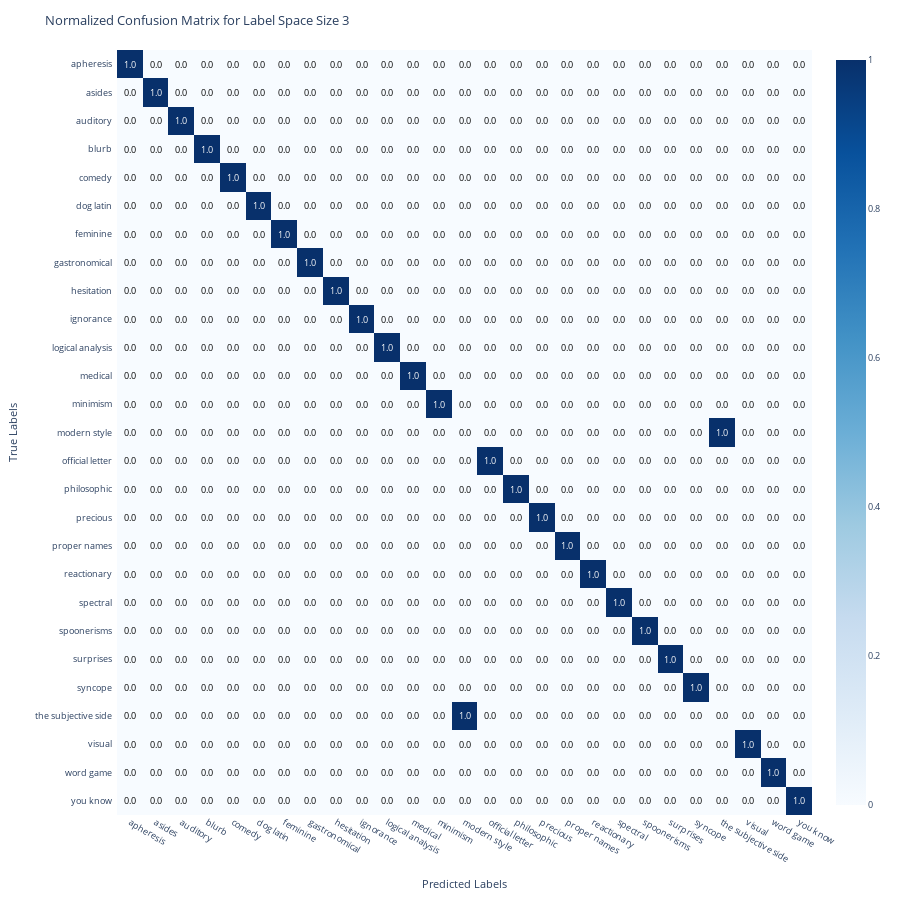

The code cell stored with this chart in its notebook:
### Code cell
import numpy as np
import plotly.figure_factory as ff
from sklearn.metrics import confusion_matrix, precision_recall_fscore_support
from sklearn.preprocessing import normalize

# maximum label space size in df_combined
#max_label_space_size = combined_df_multi_story['Label Space Size'].max()

# we can also set this manually! (for large label spaces, it might be better to set this manually)
max_label_space_size = 3
df_filtered = combined_df_multi_story[combined_df_multi_story['Label Space Size'] == max_label_space_size]

# generate confusion matrix
labels = sorted(df_filtered['True Label'].unique())
cm = confusion_matrix(df_filtered['True Label'], df_filtered['Predicted Label'], labels=labels)

# normalize the confusion matrix
cm_normalized = normalize(cm, norm='l1', axis=1)  # normalize by rows (true labels)

# calculate precision and recall
precision, recall, _, _ = precision_recall_fscore_support(df_filtered['True Label'], df_filtered['Predicted Label'], labels=labels)

# we fill the tooltip
hover_text = [
    [
        f"Correct story label: {labels[i]}<br>"
        f"Recognized as '{labels[j]}'<br>"
        f"Count: {cm[i, j]} times out of {np.sum(cm[i, :])}<br>"
        f"Ratio: {cm_normalized[i, j]:.2f}<br>"
        for j in range(len(labels))
    ]
    for i in range(len(labels))
]

# plot
fig = ff.create_annotated_heatmap(
    z=cm_normalized,
    x=labels,
    y=labels,
    annotation_text=np.round(cm_normalized, 2).astype(str),
    colorscale='Blues',
    showscale=True
)
fig.update_layout(
    title=f'Normalized Confusion Matrix for Label Space Size {max_label_space_size}',
    xaxis_title='Predicted Labels',
    yaxis_title='True Labels',
    xaxis={'side': 'bottom'},
    yaxis=dict(autorange='reversed'),
    width=900,
    height=900,
    font=dict(size=9),
    margin=dict(t=50, l=50)
)
fig.update_traces(hoverinfo='text', text=hover_text)
fig.show()
